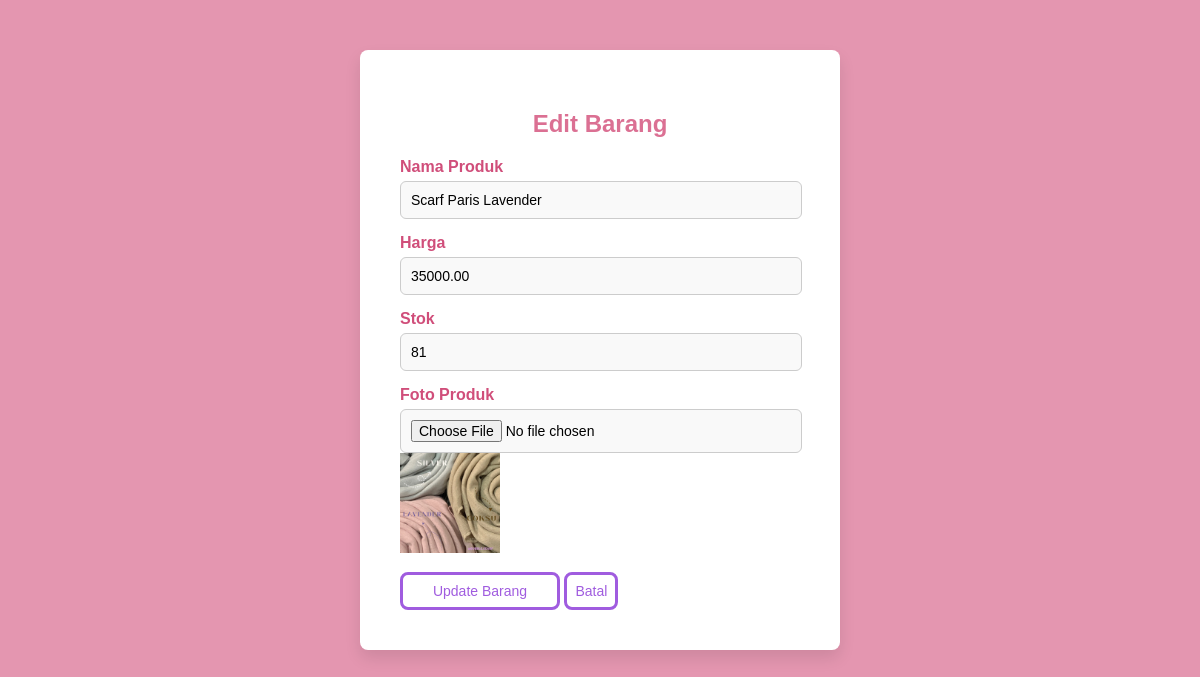
Before: /edit_barang.php?id=1 with the older database file.
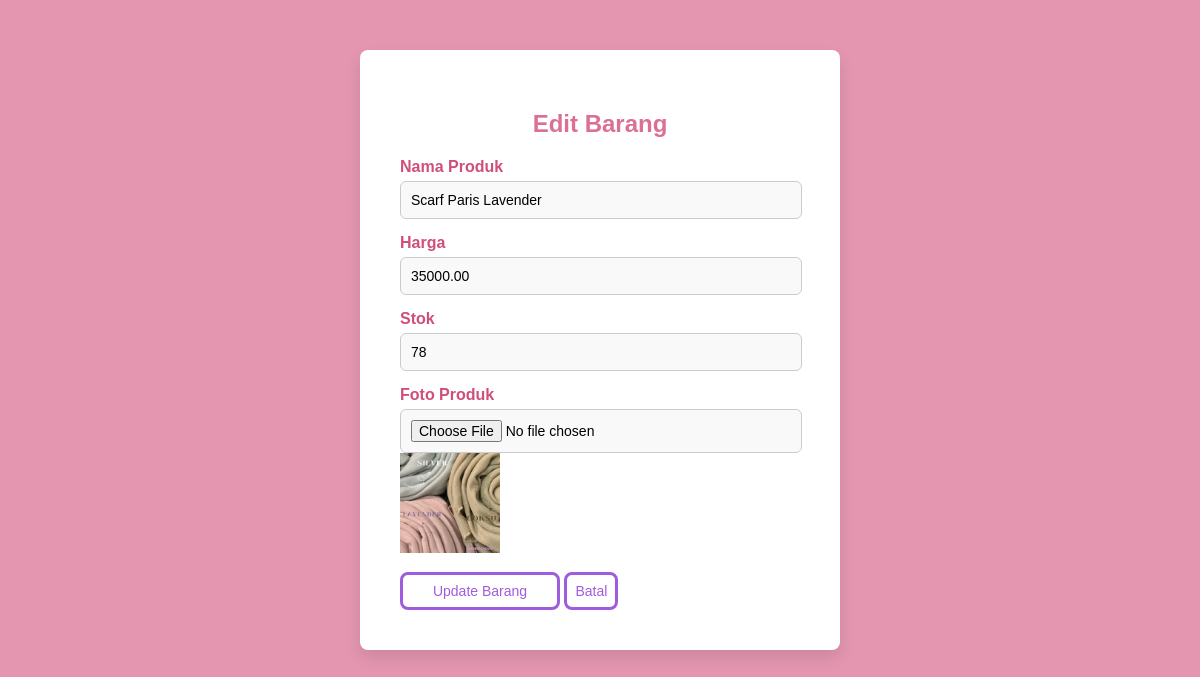
After: the same page with the newer database file.
### tables this page shows
CREATE TABLE `produk` (
  `Id_produk` int(11) NOT NULL,
  `nama_produk` varchar(255) NOT NULL,
  `harga` decimal(10,2) NOT NULL,
  `stok` int(11) NOT NULL,
  `foto_produk` varchar(255) NOT NULL
);

### edit_barang.php (the view, shortened to what this page needs)
<?php
include 'config.php';
if (isset($_GET['id'])) {
    $Id_produk = $_GET['id'];
    $sql = "SELECT * FROM produk WHERE Id_produk = $Id_produk";
    $result = $conn->query($sql);
    if ($result && $result->num_rows > 0) {
        $produk = $result->fetch_assoc();
    } else {
        echo "<script>alert('Produk tidak ditemukan!'); window.location='master_barang.php';</script>";
        exit;
    }
}
?>
<!DOCTYPE html>
<html lang="en">
<head>
    <link rel="stylesheet" href="tambah_data.css">
</head>
<body>
    <div class="container">
        <h2>Edit Barang</h2>
        <form method="POST" action="" enctype="multipart/form-data">
            <div class="form-group">
                <label for="nama_produk">Nama Produk</label>
                <input type="text" id="nama_produk" name="nama_produk" value="<?php echo $produk['nama_produk']; ?>" required>
            </div>
            <div class="form-group">
                <label for="harga">Harga</label>
                <input type="number" id="harga" name="harga" value="<?php echo $produk['harga']; ?>">
            </div>
            <div class="form-group">
                <label for="stok">Stok</label>
                <input type="number" id="stok" name="stok" value="<?php echo $produk['stok']; ?>" required>
            </div>
            <div class="form-group">
                <label for="foto_produk">Foto Produk</label>
                <input type="file" id="foto_produk" name="foto_produk">
                <br>
                <?php if (!empty($produk['foto_produk'])): ?>
                    <img src="uploads/produks/<?php echo $produk['foto_produk']; ?>" alt="Foto Produk" width="100" height="100">
                <?php endif; ?>
            </div>
            <button type="submit" name="submit">Update Barang</button>
            <a href="master_barang.php" class="button">Batal</a>
        </form>
    </div>
</body>
</html>

Changed rows visible on the page:
changed produk "Scarf Paris Lavender": stok "81" → "78"
